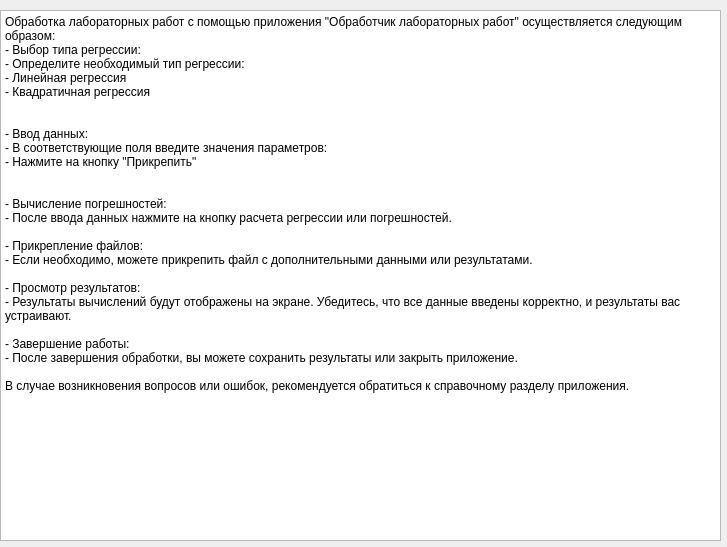
<?xml version="1.0" encoding="UTF-8"?>
<ui version="4.0">
 <class>SecDialog</class>
 <widget class="QDialog" name="SecDialog">
  <property name="geometry">
   <rect>
    <x>0</x>
    <y>0</y>
    <width>727</width>
    <height>547</height>
   </rect>
  </property>
  <property name="minimumSize">
   <size>
    <width>727</width>
    <height>547</height>
   </size>
  </property>
  <property name="maximumSize">
   <size>
    <width>727</width>
    <height>547</height>
   </size>
  </property>
  <property name="windowTitle">
   <string>Dialog</string>
  </property>
  <widget class="QTextEdit" name="textEdit">
   <property name="geometry">
    <rect>
     <x>0</x>
     <y>10</y>
     <width>721</width>
     <height>531</height>
    </rect>
   </property>
   <property name="readOnly">
    <bool>true</bool>
   </property>
   <property name="html">
    <string>&lt;!DOCTYPE HTML PUBLIC &quot;-//W3C//DTD HTML 4.0//EN&quot; &quot;http://www.w3.org/TR/REC-html40/strict.dtd&quot;&gt;
&lt;html&gt;&lt;head&gt;&lt;meta name=&quot;qrichtext&quot; content=&quot;1&quot; /&gt;&lt;meta charset=&quot;utf-8&quot; /&gt;&lt;style type=&quot;text/css&quot;&gt;
p, li { white-space: pre-wrap; }
hr { height: 1px; border-width: 0; }
li.unchecked::marker { content: &quot;\2610&quot;; }
li.checked::marker { content: &quot;\2612&quot;; }
&lt;/style&gt;&lt;/head&gt;&lt;body style=&quot; font-family:'Segoe UI'; font-size:9pt; font-weight:400; font-style:normal;&quot;&gt;
&lt;p style=&quot; margin-top:0px; margin-bottom:0px; margin-left:0px; margin-right:0px; -qt-block-indent:0; text-indent:0px;&quot;&gt;Обработка лабораторных работ с помощью приложения &amp;quot;Обработчик лабораторных работ&amp;quot; осуществляется следующим образом:&lt;/p&gt;
&lt;p style=&quot; margin-top:0px; margin-bottom:0px; margin-left:0px; margin-right:0px; -qt-block-indent:0; text-indent:0px;&quot;&gt;- Выбор типа регрессии:&lt;/p&gt;
&lt;p style=&quot; margin-top:0px; margin-bottom:0px; margin-left:0px; margin-right:0px; -qt-block-indent:0; text-indent:0px;&quot;&gt;- Определите необходимый тип регрессии:&lt;/p&gt;
&lt;p style=&quot; margin-top:0px; margin-bottom:0px; margin-left:0px; margin-right:0px; -qt-block-indent:0; text-indent:0px;&quot;&gt;- Линейная регрессия&lt;/p&gt;
&lt;p style=&quot; margin-top:0px; margin-bottom:0px; margin-left:0px; margin-right:0px; -qt-block-indent:0; text-indent:0px;&quot;&gt;- Квадратичная регрессия&lt;/p&gt;
&lt;p style=&quot;-qt-paragraph-type:empty; margin-top:0px; margin-bottom:0px; margin-left:0px; margin-right:0px; -qt-block-indent:0; text-indent:0px;&quot;&gt;&lt;br /&gt;&lt;/p&gt;
&lt;p style=&quot;-qt-paragraph-type:empty; margin-top:0px; margin-bottom:0px; margin-left:0px; margin-right:0px; -qt-block-indent:0; text-indent:0px;&quot;&gt;&lt;br /&gt;&lt;/p&gt;
&lt;p style=&quot; margin-top:0px; margin-bottom:0px; margin-left:0px; margin-right:0px; -qt-block-indent:0; text-indent:0px;&quot;&gt;- Ввод данных:&lt;/p&gt;
&lt;p style=&quot; margin-top:0px; margin-bottom:0px; margin-left:0px; margin-right:0px; -qt-block-indent:0; text-indent:0px;&quot;&gt;- В соответствующие поля введите значения параметров:&lt;/p&gt;
&lt;p style=&quot; margin-top:0px; margin-bottom:0px; margin-left:0px; margin-right:0px; -qt-block-indent:0; text-indent:0px;&quot;&gt;- Нажмите на кнопку &amp;quot;Прикрепить&amp;quot;&lt;/p&gt;
&lt;p style=&quot;-qt-paragraph-type:empty; margin-top:0px; margin-bottom:0px; margin-left:0px; margin-right:0px; -qt-block-indent:0; text-indent:0px;&quot;&gt;&lt;br /&gt;&lt;/p&gt;
&lt;p style=&quot;-qt-paragraph-type:empty; margin-top:0px; margin-bottom:0px; margin-left:0px; margin-right:0px; -qt-block-indent:0; text-indent:0px;&quot;&gt;&lt;br /&gt;&lt;/p&gt;
&lt;p style=&quot; margin-top:0px; margin-bottom:0px; margin-left:0px; margin-right:0px; -qt-block-indent:0; text-indent:0px;&quot;&gt;- Вычисление погрешностей:&lt;/p&gt;
&lt;p style=&quot; margin-top:0px; margin-bottom:0px; margin-left:0px; margin-right:0px; -qt-block-indent:0; text-indent:0px;&quot;&gt;- После ввода данных нажмите на кнопку расчета регрессии или погрешностей. &lt;/p&gt;
&lt;p style=&quot;-qt-paragraph-type:empty; margin-top:0px; margin-bottom:0px; margin-left:0px; margin-right:0px; -qt-block-indent:0; text-indent:0px;&quot;&gt;&lt;br /&gt;&lt;/p&gt;
&lt;p style=&quot; margin-top:0px; margin-bottom:0px; margin-left:0px; margin-right:0px; -qt-block-indent:0; text-indent:0px;&quot;&gt;- Прикрепление файлов:&lt;/p&gt;
&lt;p style=&quot; margin-top:0px; margin-bottom:0px; margin-left:0px; margin-right:0px; -qt-block-indent:0; text-indent:0px;&quot;&gt;- Если необходимо, можете прикрепить файл с дополнительными данными или результатами.&lt;/p&gt;
&lt;p style=&quot;-qt-paragraph-type:empty; margin-top:0px; margin-bottom:0px; margin-left:0px; margin-right:0px; -qt-block-indent:0; text-indent:0px;&quot;&gt;&lt;br /&gt;&lt;/p&gt;
&lt;p style=&quot; margin-top:0px; margin-bottom:0px; margin-left:0px; margin-right:0px; -qt-block-indent:0; text-indent:0px;&quot;&gt;- Просмотр результатов:&lt;/p&gt;
&lt;p style=&quot; margin-top:0px; margin-bottom:0px; margin-left:0px; margin-right:0px; -qt-block-indent:0; text-indent:0px;&quot;&gt;- Результаты вычислений будут отображены на экране. Убедитесь, что все данные введены корректно, и результаты вас устраивают.&lt;/p&gt;
&lt;p style=&quot;-qt-paragraph-type:empty; margin-top:0px; margin-bottom:0px; margin-left:0px; margin-right:0px; -qt-block-indent:0; text-indent:0px;&quot;&gt;&lt;br /&gt;&lt;/p&gt;
&lt;p style=&quot; margin-top:0px; margin-bottom:0px; margin-left:0px; margin-right:0px; -qt-block-indent:0; text-indent:0px;&quot;&gt;- Завершение работы:&lt;/p&gt;
&lt;p style=&quot; margin-top:0px; margin-bottom:0px; margin-left:0px; margin-right:0px; -qt-block-indent:0; text-indent:0px;&quot;&gt;- После завершения обработки, вы можете сохранить результаты или закрыть приложение.&lt;/p&gt;
&lt;p style=&quot;-qt-paragraph-type:empty; margin-top:0px; margin-bottom:0px; margin-left:0px; margin-right:0px; -qt-block-indent:0; text-indent:0px;&quot;&gt;&lt;br /&gt;&lt;/p&gt;
&lt;p style=&quot; margin-top:0px; margin-bottom:0px; margin-left:0px; margin-right:0px; -qt-block-indent:0; text-indent:0px;&quot;&gt;В случае возникновения вопросов или ошибок, рекомендуется обратиться к справочному разделу приложения.&lt;/p&gt;&lt;/body&gt;&lt;/html&gt;</string>
   </property>
  </widget>
 </widget>
 <resources/>
 <connections/>
</ui>
